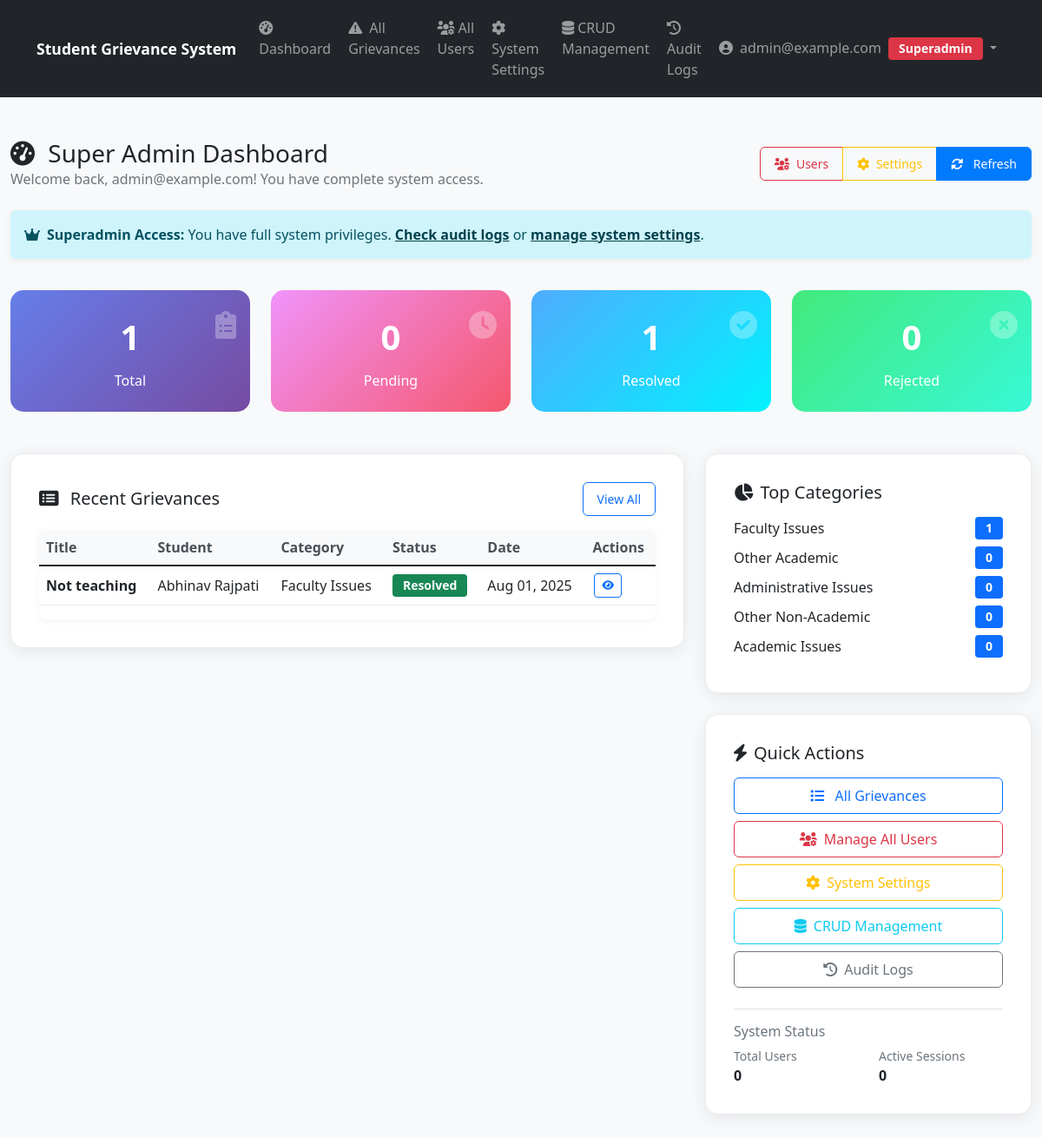
Page /api/admin-panel/dashboard/ (signed in) on the earlier database version.
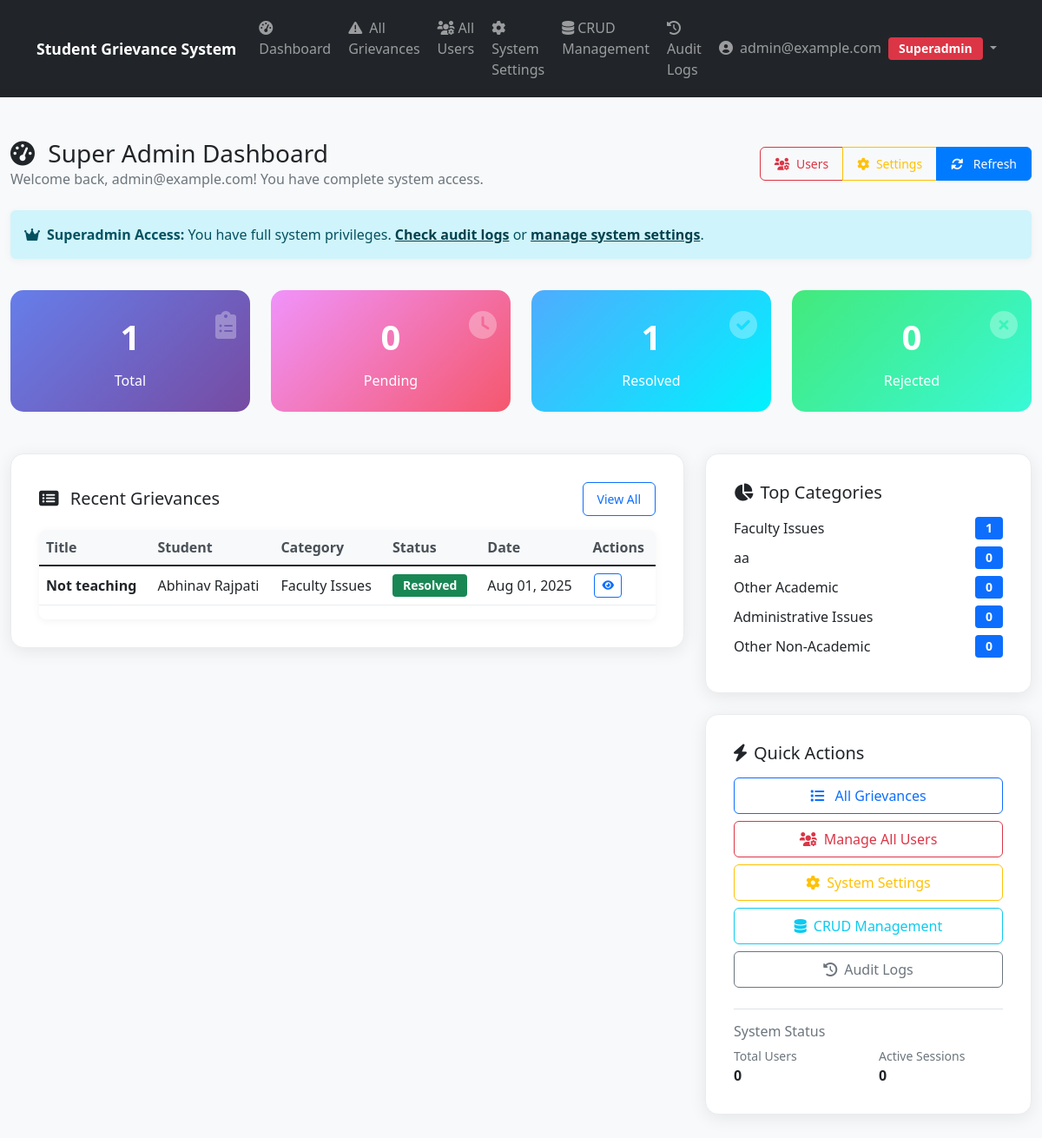
Same page on the later database version.
### apps/grievances/models.py (models this page shows, shortened)
class Grievance(models.Model):
    STATUS_CHOICES = [
        ('pending', 'Pending'),
        ('resolved', 'Resolved'),
        ('rejected', 'Rejected'),
    ]
    PRIORITY_CHOICES = [
        ('low', 'Low'),
        ('medium', 'Medium'),
        ('high', 'High'),
        ('urgent', 'Urgent'),
    ]
    id = models.UUIDField(primary_key=True, default=uuid.uuid4, editable=False)
    student = models.ForeignKey(StudentProfile, on_delete=models.CASCADE, related_name='grievances')
    title = models.CharField(max_length=200)
    description = models.TextField()
    category = models.ForeignKey(Category, on_delete=models.CASCADE, related_name='grievances')
    department = models.CharField(max_length=100, blank=True, null=True, help_text="Department related to grievance")
    status = models.CharField(max_length=20, choices=STATUS_CHOICES, default='pending')
    priority = models.CharField(max_length=20, choices=PRIORITY_CHOICES, default='medium')
    assigned_to = models.ForeignKey(AdminProfile, on_delete=models.SET_NULL, null=True, blank=True, related_name='assigned_grievances')
    is_anonymous = models.BooleanField(default=False)
    expected_resolution_date = models.DateTimeField(null=True, blank=True)
    actual_resolution_date = models.DateTimeField(null=True, blank=True)
    submitted_at = models.DateTimeField(auto_now_add=True)
    updated_at = models.DateTimeField(auto_now=True)
    class Meta:
        ordering = ['-submitted_at']
        indexes = [
            models.Index(fields=['status', 'submitted_at']),
            models.Index(fields=['student', 'status']),
            models.Index(fields=['assigned_to', 'status']),
        ]

class Category(models.Model):
    CATEGORY_TYPES = [
        ('academic', 'Academic'),
        ('non_academic', 'Non-Academic'),
    ]
    id = models.UUIDField(primary_key=True, default=uuid.uuid4, editable=False)
    name = models.CharField(max_length=100)
    description = models.TextField(blank=True, null=True)
    category_type = models.CharField(max_length=20, choices=CATEGORY_TYPES)
    default_admin = models.ForeignKey(AdminProfile, on_delete=models.SET_NULL, null=True, blank=True, related_name='default_categories')
    keywords = models.TextField(blank=True, null=True, help_text="Keywords for auto-assignment (comma-separated)")
    is_active = models.BooleanField(default=True)
    auto_assign_enabled = models.BooleanField(default=True, help_text="Enable automatic assignment for this category")
    created_at = models.DateTimeField(auto_now_add=True)
    updated_at = models.DateTimeField(auto_now=True)
    class Meta:
        verbose_name_plural = "Categories"
        ordering = ['category_type', 'name']

### apps/students/models.py (models this page shows, shortened)
class StudentProfile(models.Model):
    user = models.OneToOneField(settings.AUTH_USER_MODEL, on_delete=models.CASCADE, related_name='student_profile')
    name = models.CharField(max_length=100, blank=True, null=True)  # Full name of the student (nullable for migration)
    student_id = models.CharField(max_length=50, unique=True)  # Student enrollment Id
    school = models.CharField(max_length=200)  # Name of the School (required)
    department = models.CharField(max_length=100)  # Department name (required)
    contact_no = models.CharField(max_length=15, blank=True, null=True)  # Contact number (nullable for migration)
    created_at = models.DateTimeField(auto_now_add=True)
    updated_at = models.DateTimeField(auto_now=True)
    class Meta:
        verbose_name = "Student Profile"
        verbose_name_plural = "Student Profiles"

### apps/authentication/models.py (models this page shows, shortened)
class User(AbstractBaseUser, PermissionsMixin):
    ROLE_CHOICES = [
        ('student', 'Student'),
        ('admin', 'Admin'),
        ('superadmin', 'Super Admin'),
        ('officer', 'Grievance Officer'),
    ]
    email = models.EmailField(unique=True)  # STRING - Unique email address
    role = models.CharField(max_length=20, choices=ROLE_CHOICES, default='student')  # STRING - User role (e.g., 'student')
    created_at = models.DateTimeField(auto_now_add=True)  # DATETIME - Timestamp of registration
    is_active = models.BooleanField(default=True)
    is_staff = models.BooleanField(default=False)
    is_email_verified = models.BooleanField(default=False)
    deactivation_reason = models.TextField(blank=True, null=True, help_text="Reason for account deactivation")
    objects = UserManager()
    USERNAME_FIELD = 'email'
    REQUIRED_FIELDS = []
    def get_display_name(self):
        if hasattr(self, 'student_profile') and self.student_profile.name:
            return self.student_profile.name
        return self.email
    @property
    def is_student(self):
        return self.role == 'student'
    @property
    def is_admin(self):
        return self.role in ['admin', 'superadmin', 'officer']
    @property
    def is_superadmin(self):
        return self.role == 'superadmin'

### apps/admin_panel/views.py (the view)
# urls.py: path('dashboard/', views.admin_dashboard, name='dashboard'),
@admin_required
def admin_dashboard(request):
    user = request.user
    try:
        all_grievances = Grievance.objects.select_related('student', 'category', 'assigned_to')
        accessible_grievances = filter_grievances_by_access(user, all_grievances)
        total_grievances = accessible_grievances.count()
        pending_grievances = accessible_grievances.filter(status='pending').count()
        resolved_grievances = accessible_grievances.filter(status='resolved').count()
        rejected_grievances = accessible_grievances.filter(status='rejected').count()
        recent_grievances = accessible_grievances.order_by('-submitted_at')[:10]
        if can_access_all_data(user):
            category_stats = Category.objects.annotate(count=Count('grievances')).order_by('-count')[:5]
        else:
            accessible_grievance_ids = accessible_grievances.values_list('id', flat=True)
            category_stats = Category.objects.annotate(
                count=Count('grievances', filter=Q(grievances__id__in=accessible_grievance_ids))
            ).filter(count__gt=0).order_by('-count')[:5]
        current_year = timezone.now().year
        monthly_stats = []
        for month_num in range(1, 13):
            month_data = accessible_grievances.filter(
                submitted_at__year=current_year,
                submitted_at__month=month_num
            ).aggregate(
                total=Count('id'),
                pending=Count('id', filter=Q(status='pending')),
                resolved=Count('id', filter=Q(status='resolved')),
                rejected=Count('id', filter=Q(status='rejected'))
            )
            monthly_stats.append({
                'month': month_num,
                'month_name': datetime(current_year, month_num, 1).strftime('%b'),
                'total': month_data['total'] or 0,
                'pending': month_data['pending'] or 0,
                'resolved': month_data['resolved'] or 0,
                'rejected': month_data['rejected'] or 0,
            })
        context = {
            'total_grievances': total_grievances,
            'pending_grievances': pending_grievances,
            'resolved_grievances': resolved_grievances,
            'rejected_grievances': rejected_grievances,
            'recent_grievances': recent_grievances,
            'category_stats': category_stats,
            'monthly_stats': monthly_stats,
            'monthly_stats_json': json.dumps(monthly_stats),
            'user_role': user.role,
            'is_superadmin': user.role == 'superadmin',
            'is_dept_admin': user.role == 'admin',
            'is_officer': user.role == 'officer',
            'can_manage_categories': can_manage_categories(user),
            'can_manage_auto_assignment': can_manage_auto_assignment(user),
            'can_view_audit_logs': can_view_audit_logs(user),
            'can_view_system_reports': can_view_system_reports(user),
        }
        return render(request, 'admin_panel/dashboard.html', context)
    except Exception as e:
        print(f"Error in admin dashboard: {e}")
        messages.error(request, f'Error loading dashboard: {str(e)}')
        return render(request, 'admin_panel/dashboard.html', {
            'total_grievances': 0,
            'pending_grievances': 0,
            'resolved_grievances': 0,
            'rejected_grievances': 0,
            'recent_grievances': [],
            'category_stats': [],
            'monthly_stats': [],
        })

### apps/admin_panel/permissions.py (called while the page is built, shortened)
def can_access_all_data(user):
    return user.role == 'superadmin'

def can_manage_auto_assignment(user):
    return user.role == 'superadmin'

def can_manage_categories(user):
    return user.role == 'superadmin'

def can_view_audit_logs(user):
    return user.role == 'superadmin'

def can_view_system_reports(user):
    return user.role == 'superadmin'

def filter_grievances_by_access(user, queryset):
    if user.role == 'superadmin':
        return queryset

### apps/students/context_processors.py (called while the page is built)
def student_notifications(request):
    if request.user.is_authenticated and request.user.is_student:
        notifications = get_student_notifications(request.user)
        return {
            'student_notifications': notifications,
            'notifications_count': len(notifications)
        }
    return {
        'student_notifications': [],
        'notifications_count': 0
    }

### templates/admin_panel/dashboard.html (shortened to what the changed rows need)
{% extends 'base.html' %}
{% load static %}
{% block content %}
<div class="py-4">
    <div class="row mb-4">
        <div class="col-12">
            <div class="d-flex justify-content-between align-items-center flex-wrap">
                <div class="mb-2 mb-md-0">
                    <h1 class="h3 mb-0 text-gray-800">
                        <i class="fas fa-tachometer-alt me-2"></i>
                        {% if user_role == 'superadmin' %}
                            Super Admin Dashboard
                        {% elif user_role == 'admin' %}
                            {% if user_department %}
                                {{ user_department|upper }} Admin Dashboard
                            {% else %}
                                Admin Dashboard
                            {% endif %}
                        {% elif user_role == 'officer' %}
                            Officer Dashboard
                        {% else %}
                            Admin Dashboard
                        {% endif %}
                    </h1>
                </div>
            </div>
        </div>
    </div>
    <div class="row">
        <div class="col-lg-8 col-12">
            <div class="dashboard-card">
                {% if recent_grievances %}
                    <div class="table-responsive d-none d-lg-block">
                        <table class="table table-hover">
                            <thead>
                                <tr>
                                    <th>Title</th>
                                    <th>Student</th>
                                    <th>Category</th>
                                    <th>Status</th>
                                    <th>Date</th>
                                    <th>Actions</th>
                                </tr>
                            </thead>
                            <tbody>
                                {% for grievance in recent_grievances %}
                                <tr>
                                    <td>
                                        <strong>{{ grievance.title|truncatechars:50 }}</strong>
                                    </td>
                                    <td>
                                        {% if grievance.student %}
                                            {{ grievance.student.user.get_display_name|default:grievance.student.user.email }}
                                        {% else %}
                                            Unknown Student
                                        {% endif %}
                                    </td>
                                    <td>
                                        {% if grievance.category %}
                                            {{ grievance.category.name }}
                                        {% else %}
                                            No Category
                                        {% endif %}
                                    </td>
                                    <td>
                                        {% if grievance.status == 'pending' %}
                                            <span class="badge bg-warning">Pending</span>
                                        {% elif grievance.status == 'resolved' %}
                                            <span class="badge bg-success">Resolved</span>
                                        {% elif grievance.status == 'rejected' %}
                                            <span class="badge bg-danger">Rejected</span>
                                        {% else %}
                                            <span class="badge bg-secondary">{{ grievance.status|title }}</span>
                                        {% endif %}
                                    </td>
                                    <td>{{ grievance.submitted_at|date:"M d, Y" }}</td>
                                    <td>
                                        <a href="{% url 'admin_panel:grievance_detail' grievance.id %}"
                                           class="btn btn-outline-primary action-btn">
                                            <i class="fas fa-eye"></i>
                                        </a>
                                    </td>
                                </tr>
                                {% endfor %}
                            </tbody>
                        </table>
                    </div>
                {% else %}
                    <div class="text-center py-4">
                        <i class="fas fa-inbox fa-3x text-muted mb-3"></i>
                        <p class="text-muted">No grievances submitted yet.</p>
                        <small class="text-muted">New grievances will appear here when students submit them.</small>
                    </div>
                {% endif %}
            </div>
        </div>
        <div class="col-lg-4 col-12">
            <div class="dashboard-card mb-4">
                {% if category_stats %}
                    {% for category in category_stats %}
                    <div class="d-flex justify-content-between align-items-center mb-2">
                        <span class="text-truncate me-2">{{ category.name|truncatechars:25 }}</span>
                        <span class="badge bg-primary">{{ category.count }}</span>
                    </div>
                    {% endfor %}
                {% else %}
                    <p class="text-muted mb-0 text-center">
                        <i class="fas fa-chart-pie fa-2x mb-2 d-block"></i>
                        No category data available
                    </p>
                {% endif %}
            </div>
        </div>
    </div>
</div>
{% endblock %}

Differences in the rows shown:
no longer on this page (row unchanged): Category: name "Academic Issues", count "0"
added Category: name "aa", count "0"
